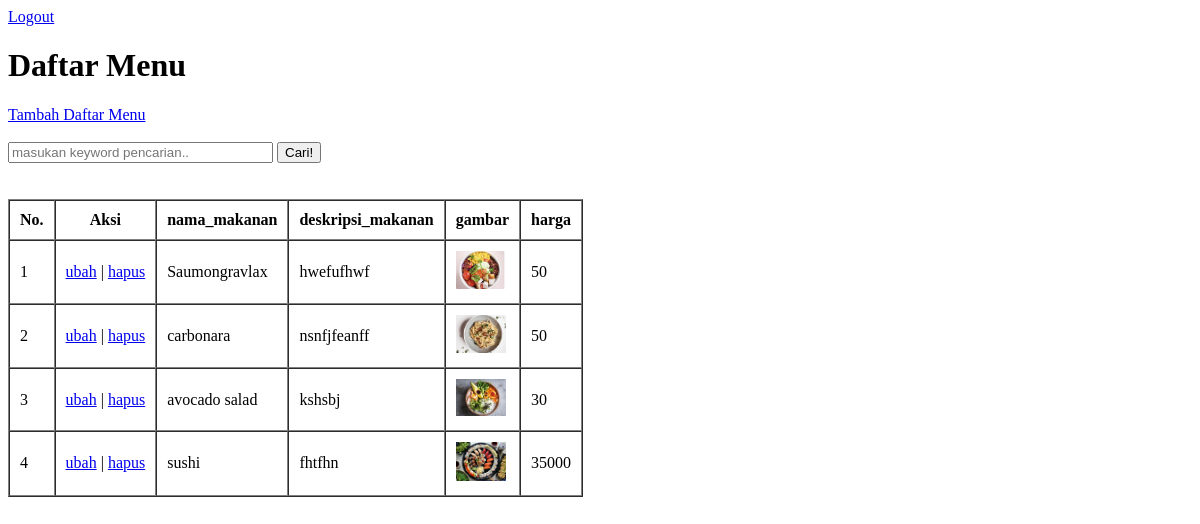
Page /index1.php (signed in) on the earlier database version.
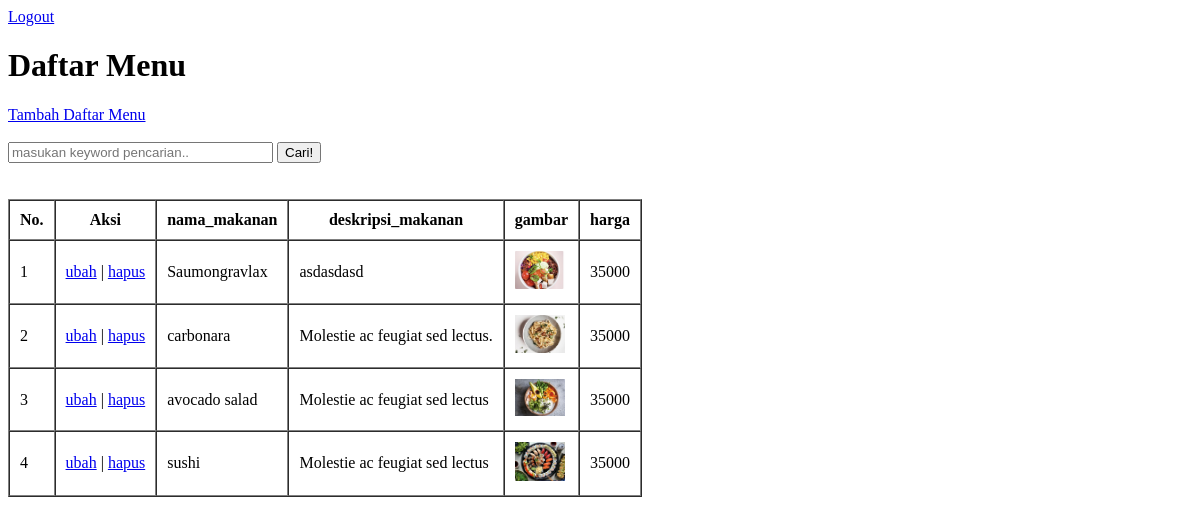
Same page on the later database version.
### tables this page shows
CREATE TABLE `kuliner` (
  `id` int NOT NULL,
  `nama_makanan` varchar(255) NOT NULL,
  `deskripsi_makanan` varchar(255) NOT NULL,
  `harga` int NOT NULL,
  `gambar` varchar(255) NOT NULL
);

### functions.php (called while the page is built, shortened)
<?php
$conn = mysqli_connect("localhost", "root", "", "tubes");
function query($query)
{
    global $conn;
    $result = mysqli_query($conn, $query);
    $rows = [];
    while ($row = mysqli_fetch_assoc($result)) {
        $rows[] = $row;
    }
    return $rows;
}

### index1.php (the view, shortened to what this page needs)
<?php
require 'functions.php';
$kuliner = query("SELECT * FROM kuliner");
?>
<!DOCTYPE html>
<html lang="en">
<head>
</head>
<body>
    <a href="logout.php">Logout</a>
    <h1>Daftar Menu</h1>
    <a href="tambah.php"> Tambah Daftar Menu</a>
    <br><br>
    <form action="" method="post">
        <input type="text" name="keyword" size="30" autofocus placeholder="masukan keyword pencarian.." autocomplete="off">
        <button type="submit" name="cari">Cari!</button>
    </form>
    <br></br>
    <table border="1" cellpadding="10" cellspacing="0">
        <tr>
            <th>No.</th>
            <th>Aksi</th>
            <th>nama_makanan</th>
            <th>deskripsi_makanan</th>
            <th>gambar</th>
            <th>harga</th>
        </tr>
        <?php $i = 1;  ?>
        <?php foreach ($kuliner as $row) : ?>
            <tr>
                <td><?= $i; ?></td>
                <td>
                    <a href="ubah.php?id=<?= $row["id"]; ?>">ubah</a> |
                    <a href="hapus.php?id=<?= $row["id"]; ?>">hapus</a>
                </td>
                <td><?= $row["nama_makanan"]; ?></td>
                <td><?= $row["deskripsi_makanan"]; ?></td>
                <td><img src="img/<?= $row["gambar"]; ?> " width="50"></td>
                <td><?= $row["harga"]; ?></td>
            </tr>
            <?php $i++; ?>
        <?php endforeach; ?>
    </table>
</body>
</html>

Differences in the rows shown:
changed kuliner "Saumongravlax": deskripsi_makanan "hwefufhwf" → "asdasdasd"; harga "50" → "35000"
changed kuliner "carbonara": deskripsi_makanan "nsnfjfeanff" → "Molestie ac feugiat sed lectus."; harga "50" → "35000"
changed kuliner "avocado salad": deskripsi_makanan "kshsbj" → "Molestie ac feugiat sed lectus"; harga "30" → "35000"
changed kuliner "sushi": deskripsi_makanan "fhtfhn" → "Molestie ac feugiat sed lectus"
